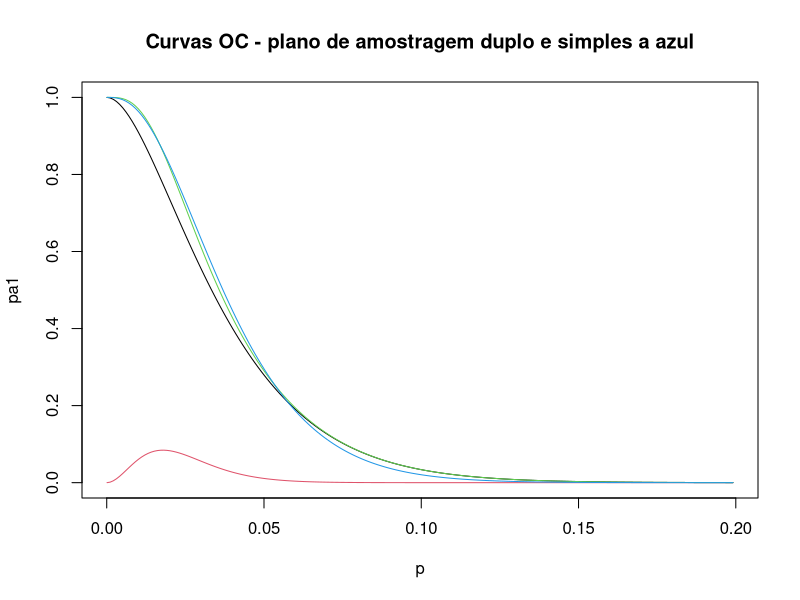

This figure's R source:
#X1 - binomial (n,p) c1
#x2 - binomial (100,p)
  n1 <- 50
  n2 <- 100
  c1 <- 1
  c2 <- 3
  p<-seq (0.0001, 0.2, by=0.001)
   #probabilidade de x1
  pa1 = pbinom (c1, n1, p)
plot (p, pa1, type="l", main= "Curvas OC - plano de amostragem duplo e simples a azul")

pa2<- dbinom(2,n1,p)*pbinom(1,n2,p)+dbinom(3,n1,p)*pbinom(0,n2,p)
points (p,pa2,col=2, type="l")
pa= pa1+pa2

points (p,pa,col=3, type= "l")

#plano de amostrage simples


n=72
c=2
pasimples= pbinom (c,n,p)
points(p,pasimples,col=4, type="l")